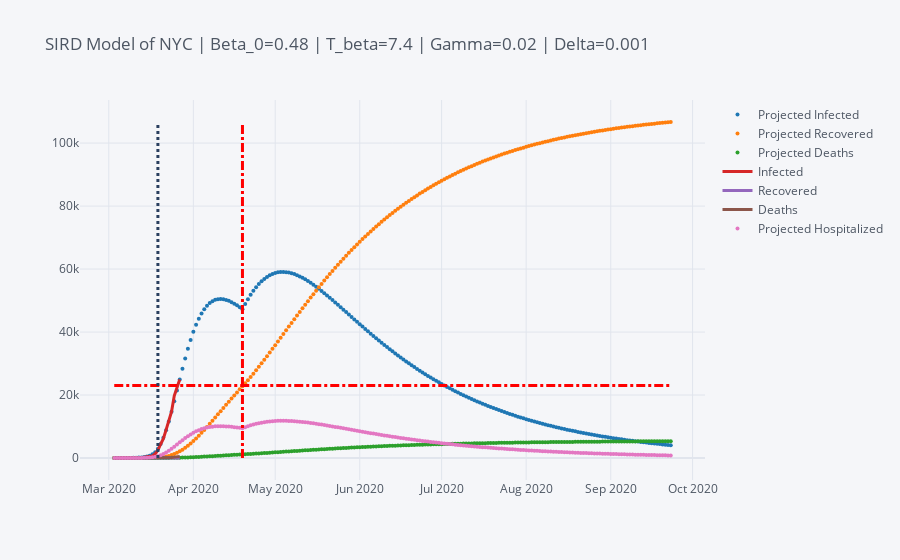
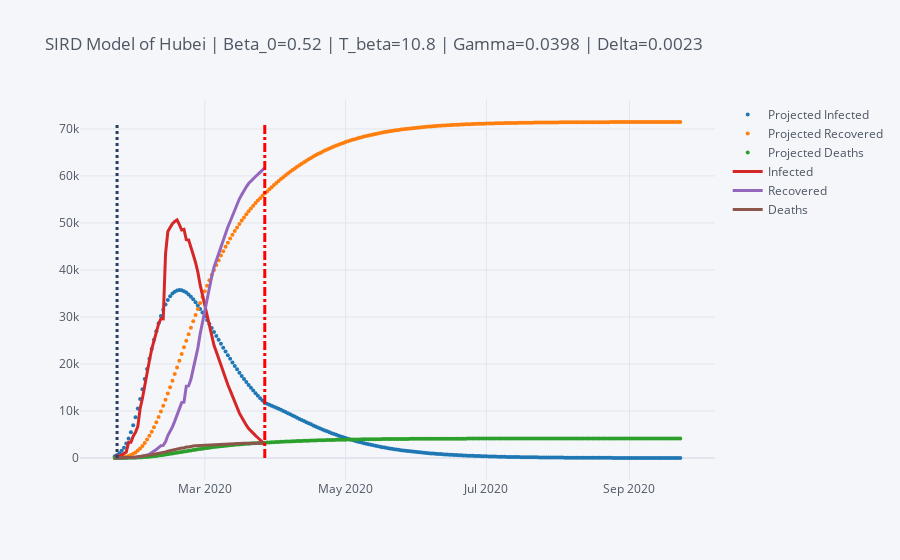
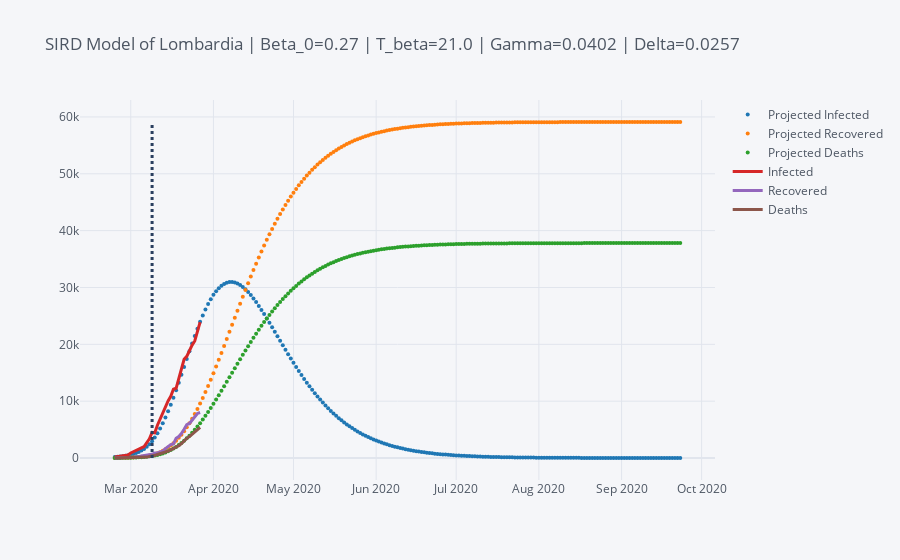

These figures' notebook cell, in order:
### Markdown cell above
## Ready to Start With SIRD Modeling!

With your clean data in hand you can start using the sird_reg() function as a jumping-off point for your SIRD parameter fitting and modeling!

### Code cell
#Setup boundary conditions for non-linear least-squared optimization (beta_0, t_beta, gamma, delta)
ls_bounds = ([0, 5, 0.02, 0.001], [1, 60, 1, 0.25]);
nyc_plot_data = None;
def sird_reg(locale_data, locale_pop, locale_name, t_lockdown = None, t_lift = None,
             hospital_beds = None, t_beta_override = None, 
             ls_bounds=ls_bounds, forecast_days: int = 5, show_ci: bool = False):
    """
    Performs non-linear least-squares fitting of SIRD parameters on a dataframe
    Attributes:
        locale_data: dataframe = df with columns ["Confirmed", "Recovered", "Deaths"] and date index 
        locale_pop: int = total population of the locale from which this dataframe is derived
        locale_name: str = name of locale (for tables and plots)
        t_lockdown: datetime, t_lift: datetime = datetime of when social-distancing begins and ends, None to ignore
        hospital_beds: int: number of hospital beds, if known
        t_beta_override = If set, will not attempt to fit t-beta using least squared, None to fit t_beta
        ls_bounds: ([int], [int]) =least-squared regression boundary condition for each parameter ([beta_0_lower, t_beta_lower...], [beta_0_upper, t_beta_upper...])
        forecast_days: int = number of days past input data to forecast values
        show_ci: bool = shows confidence intervals (TODO: not currently implemented)
    """
    locale_sird = locale_data.copy()
    #Start by converting total confirmed cases to SIRD variables
    locale_sird["Susceptible"] = locale_pop - locale_sird["Confirmed"]
    locale_sird["Infected"] = locale_sird["Confirmed"] - locale_sird["Recovered"] - locale_sird["Deaths"] #- locale_sird["Recovered"]
    locale_sird.drop("Confirmed", axis=1, inplace=True)
    locale_sird = locale_sird[["Susceptible", "Infected", "Recovered", "Deaths"]]
    #Fill NaNs with 0
    locale_sird.fillna(0, inplace=True)
    #Remove rows from prior to first recorded infection
    date_list = locale_sird.index[locale_sird["Infected"] > 1] #for plotting later
    locale_sird = locale_sird[locale_sird["Infected"] > 1]
    if(t_lockdown != None):
        t_lockdown = (t_lockdown - pd.to_datetime(date_list[0])).days
    if(t_lift != None):
        t_lift = (t_lift - pd.to_datetime(date_list[0])).days
    #Reset index to days since first recorded infection
    locale_sird.reset_index(drop=True, inplace=True)

    def sird_fn(timepoints, beta_0, t_beta, gamma, delta):
        """
        Define function which will be used for non-linear least-sq fitting 
        Attributes:
            timepoints = timepoints at which to calculate integral of ODE
            beta_0 = initial infxn coeff | t_beta=infxn coeff decay period 
            gamma = recovery coeff | delta = death coeff | x = timepoint
        Returns:
            Flattened integral of [S, I, R, D] at timepoints using initial values from locale_sird
            Must be reshaped below before plotting
        """
        def sird_ode(y_t, t):
            """
            Define system of ODEs to be integrated for SIRD model
            Attributes:
                y_t = y(t) = [S, I, R, D] 
                t = timepoint
            Returns:
                Derivative of y(t) at timepoint t = [dS(t)/dt, dI(t)/dt, dR(t)/dt, dD(t)/dt] 
            """
            
            #beta attenuates over the course of the outbreak
            beta = beta_0
            if t_lift != None and t > t_lift:
                beta = beta_0 * math.exp(-(t - (t_lockdown if t_lockdown else 0)) / (t_beta*2 if t_beta_override == None else t_beta_override*2))
            elif t_lockdown == None or t > t_lockdown:
                beta = beta_0 * math.exp(-(t - (t_lockdown if t_lockdown else 0)) / (t_beta if t_beta_override == None else t_beta_override))
            ds_dt = -beta * y_t[0] * y_t[1] / locale_pop #Susceptible
            dd_dt = delta * y_t[1] #Deaths
            dr_dt = gamma * y_t[1] #Recovered
            di_dt = -ds_dt - dd_dt - dr_dt #Infected
            return [ds_dt, di_dt, dr_dt, dd_dt]
        #Calculate the integral of the above ODE over the range of timepoints using first data point as initial value
        sird_int = odeint(sird_ode, locale_sird.values[0], timepoints)
        return sird_int.ravel()
    #Use non-linear least-squares optimization to fit parameters to known data
    param_est, param_cov = curve_fit(sird_fn, locale_sird.index.values, locale_sird.values.ravel(),
                                     method="trf", bounds=ls_bounds)
    #compute 1x StDev errors for params using diagonal of covariance matrix
    param_stdev = np.sqrt(np.diag(param_cov))
    #Predict SIRD using model, shape will be 1 x (4*# predicted)
    predicted_data = sird_fn(range(len(locale_sird.index) + forecast_days), *param_est)
    #Reshape into (# predicted, 4)
    predicted_data = predicted_data.reshape(len(locale_sird.index) + forecast_days, 4)
    #Rename columns properly
    predicted_data = pd.DataFrame(predicted_data, columns=["Susceptible", "Infected", "Recovered", "Deaths"])
    #Construct plot dataframe
    plot_data = predicted_data[["Infected", "Recovered", "Deaths"]]
    plot_data.columns = ["Projected Infected", "Projected Recovered", "Projected Deaths"]
    plot_data = plot_data.join(locale_sird[["Infected", "Recovered", "Deaths"]])
    if hospital_beds != None:
        plot_data["Projected Hospitalized"] = plot_data["Projected Infected"] * 0.2 #20% of infected estimated to require hospitalization
    #Convert index back from days since outbreak to dates
    plot_data.index = pd.date_range(date_list[0], pd.to_datetime(date_list[-1]) + timedelta(days=forecast_days)).to_pydatetime()
    #Change t_beta param_est/stdev if using override
    param_est[1] = param_est[1] if t_beta_override == None else t_beta_override
    param_stdev[1] = param_stdev[1] if t_beta_override == None else 0
    #Plot
    plot_modes = {col: ("markers" if "Projected" in col else "lines") for col in plot_data.columns}
    fig = plot_data.iplot(asFigure = True, mode=plot_modes, size=4, width=3, colorscale="plotly",
                          title="SIRD Model of %s | Beta_0=%s | T_beta=%s | Gamma=%s | Delta=%s" % (locale_name, param_est[0].round(2), param_est[1].round(1), param_est[2].round(4), param_est[3].round(4)))
    if hospital_beds != None:
        fig.add_shape(
            type="line",
            x0=plot_data.index[0],
            y0=hospital_beds,
            x1=plot_data.index[-1],
            y1=hospital_beds,
            line=dict(
                color="Red",
                width=3,
                dash="dashdot",
            ),
        )
    if t_lockdown != None:
        fig.add_shape(
            type="line",
            x0=plot_data.index[t_lockdown],
            y0=0,
            x1=plot_data.index[t_lockdown],
            y1=plot_data.max().max(),
            line=dict(
                color="Dark Blue",
                width=3,
                dash="dot",
            ),
        )
    if t_lift != None:
        fig.add_shape(
            type="line",
            x0=plot_data.index[t_lift],
            y0=0,
            x1=plot_data.index[t_lift],
            y1=plot_data.max().max(),
            line=dict(
                color="Red",
                width=3,
                dash="dashdot",
            ),
        )
    fig.show()
    return (param_est, param_stdev, plot_data)
#Collect output from each locales SIRD regression
sird_param_est = []
sird_param_stdev = []
sird_rmse = []
#Define the manual t_beta overrides. If None, will optimize this parameter instead.
#Override useful for early data when quarantine measures not yet or still in process.
t_beta_dict = {"Hubei": None, "NYC": None, "Lombardia": 21}
#Define the day from onset of outbreak at which lockdown goes into effect. If None, will ignore.
t_lockdown_dict = {"Hubei": "01-23-2020", "NYC": "03-19-2020", "Lombardia": "03-09-2020"}
#Define the day from onset of outbreak at which lockdown is lifted. If None, will ignore.
t_lift_dict = {"Hubei": "03-27-2020", "NYC": "04-19-2020", "Lombardia": None}
#Iterate over dictionary of locales and their clean dataframes (created above)
for (locale, locale_df) in locale_data.items(): 
    #Run regression and receive parameter estimates/stdevs
    res = sird_reg(locale_df, pop_counts[locale], locale, forecast_days=180, t_beta_override=t_beta_dict[locale],
                  t_lockdown = pd.to_datetime(t_lockdown_dict[locale]), t_lift = pd.to_datetime(t_lift_dict[locale]), 
                   hospital_beds = locale_hospital_bed_dict[locale])
    #Store parameter estimates and stdev for display later
    sird_param_est.append(res[0])
    sird_param_stdev.append(res[1])
    #Calculate root mean square error (RMSE) for each outcome variable prediction (SIRD)
    plot_data = res[2].dropna()
    if locale == "NYC":
        #save NYC plot data for use outside loop
        nyc_plot_data = plot_data
    infected_rmse = math.sqrt(np.sum((plot_data["Infected"]-plot_data["Projected Infected"]).pow(2))/len(plot_data.index))
    recovered_rmse = math.sqrt(np.sum((plot_data["Recovered"]-plot_data["Projected Recovered"]).pow(2))/len(plot_data.index))
    death_rmse = math.sqrt(np.sum((plot_data["Deaths"]-plot_data["Projected Deaths"]).pow(2))/len(plot_data.index))
    sird_rmse.append([infected_rmse, recovered_rmse, death_rmse])
print("SIRD Regression Parameter Estimates")
display(pd.DataFrame(sird_param_est, index=locale_data.keys(), columns=["Beta_0", "T_beta", "Gamma", "Delta"]))
sird_param_95ci = [zip(np.maximum([0, 0, 0, 0], x - 2*sird_param_stdev[i]).round(5), np.maximum([0, 0, 0, 0], x + 2*sird_param_stdev[i]).round(5)) for i,x in enumerate(sird_param_est)]
print("\n\nSIRD Regression Parameter 95% Confidence Intervals")
display(pd.DataFrame(sird_param_95ci, index=locale_data.keys(), columns=["Beta_0", "T_beta", "Gamma", "Delta"]))
print("\n\nSIRD Outcome RMSEs")
display(pd.DataFrame(sird_rmse, index=locale_data.keys(), columns=["Infected RMSE", "Recovered RMSE", "Deaths RMSE"]))

### Figure 1 — Plotly figure (JSON) as saved in the notebook; plotly's stock layout.template omitted (floating-point values rounded to 4 significant figures; data arrays with more than 128 entries replaced by an {"elided": "..."} marker saying what was removed)
{"data": [{"line": {"color": "rgba(31, 119, 180, 1.0)", "dash": "solid", "shape": "linear", "width": 3}, "marker": {"size": 4, "symbol": "circle"}, "mode": "markers", "name": "Projected Infected", "text": "", "type": "scatter", "x": {"elided": "205 str values"}, "y": {"elided": "205 float values"}}, {"line": {"color": "rgba(255, 127, 14, 1.0)", "dash": "solid", "shape": "linear", "width": 3}, "marker": {"size": 4, "symbol": "circle"}, "mode": "markers", "name": "Projected Recovered", "text": "", "type": "scatter", "x": {"elided": "205 str values"}, "y": {"elided": "205 float values"}}, {"line": {"color": "rgba(44, 160, 44, 1.0)", "dash": "solid", "shape": "linear", "width": 3}, "marker": {"size": 4, "symbol": "circle"}, "mode": "markers", "name": "Projected Deaths", "text": "", "type": "scatter", "x": {"elided": "205 str values"}, "y": {"elided": "205 float values"}}, {"line": {"color": "rgba(214, 39, 40, 1.0)", "dash": "solid", "shape": "linear", "width": 3}, "mode": "lines", "name": "Infected", "text": "", "type": "scatter", "x": {"elided": "205 str values"}, "y": {"elided": "205 mixed values"}}, {"line": {"color": "rgba(148, 103, 189, 1.0)", "dash": "solid", "shape": "linear", "width": 3}, "mode": "lines", "name": "Recovered", "text": "", "type": "scatter", "x": {"elided": "205 str values"}, "y": {"elided": "205 mixed values"}}, {"line": {"color": "rgba(140, 86, 75, 1.0)", "dash": "solid", "shape": "linear", "width": 3}, "mode": "lines", "name": "Deaths", "text": "", "type": "scatter", "x": {"elided": "205 str values"}, "y": {"elided": "205 mixed values"}}, {"line": {"color": "rgba(227, 119, 194, 1.0)", "dash": "solid", "shape": "linear", "width": 3}, "marker": {"size": 4, "symbol": "circle"}, "mode": "markers", "name": "Projected Hospitalized", "text": "", "type": "scatter", "x": {"elided": "205 str values"}, "y": {"elided": "205 float values"}}], "layout": {"legend": {"bgcolor": "#F5F6F9", "font": {"color": "#4D5663"}}, "paper_bgcolor": "#F5F6F9", "plot_bgcolor": "#F5F6F9", "shapes": [{"line": {"color": "Red", "dash": "dashdot", "width": 3}, "type": "line", "x0": "2020-03-03T00:00:00", "x1": "2020-09-23T00:00:00", "y0": 23000, "y1": 23000}, {"line": {"color": "Dark Blue", "dash": "dot", "width": 3}, "type": "line", "x0": "2020-03-19T00:00:00", "x1": "2020-03-19T00:00:00", "y0": 0, "y1": 106700.0}, {"line": {"color": "Red", "dash": "dashdot", "width": 3}, "type": "line", "x0": "2020-04-19T00:00:00", "x1": "2020-04-19T00:00:00", "y0": 0, "y1": 106700.0}], "title": {"font": {"color": "#4D5663"}, "text": "SIRD Model of NYC | Beta_0=0.48 | T_beta=7.4 | Gamma=0.02 | Delta=0.001"}, "xaxis": {"gridcolor": "#E1E5ED", "showgrid": true, "tickfont": {"color": "#4D5663"}, "title": {"font": {"color": "#4D5663"}, "text": ""}, "zerolinecolor": "#E1E5ED"}, "yaxis": {"gridcolor": "#E1E5ED", "showgrid": true, "tickfont": {"color": "#4D5663"}, "title": {"font": {"color": "#4D5663"}, "text": ""}, "zerolinecolor": "#E1E5ED"}}}

### Figure 2 — Plotly figure (JSON) as saved in the notebook; plotly's stock layout.template omitted (floating-point values rounded to 4 significant figures; data arrays with more than 128 entries replaced by an {"elided": "..."} marker saying what was removed)
{"data": [{"line": {"color": "rgba(31, 119, 180, 1.0)", "dash": "solid", "shape": "linear", "width": 3}, "marker": {"size": 4, "symbol": "circle"}, "mode": "markers", "name": "Projected Infected", "text": "", "type": "scatter", "x": {"elided": "246 str values"}, "y": {"elided": "246 float values"}}, {"line": {"color": "rgba(255, 127, 14, 1.0)", "dash": "solid", "shape": "linear", "width": 3}, "marker": {"size": 4, "symbol": "circle"}, "mode": "markers", "name": "Projected Recovered", "text": "", "type": "scatter", "x": {"elided": "246 str values"}, "y": {"elided": "246 float values"}}, {"line": {"color": "rgba(44, 160, 44, 1.0)", "dash": "solid", "shape": "linear", "width": 3}, "marker": {"size": 4, "symbol": "circle"}, "mode": "markers", "name": "Projected Deaths", "text": "", "type": "scatter", "x": {"elided": "246 str values"}, "y": {"elided": "246 float values"}}, {"line": {"color": "rgba(214, 39, 40, 1.0)", "dash": "solid", "shape": "linear", "width": 3}, "mode": "lines", "name": "Infected", "text": "", "type": "scatter", "x": {"elided": "246 str values"}, "y": {"elided": "246 mixed values"}}, {"line": {"color": "rgba(148, 103, 189, 1.0)", "dash": "solid", "shape": "linear", "width": 3}, "mode": "lines", "name": "Recovered", "text": "", "type": "scatter", "x": {"elided": "246 str values"}, "y": {"elided": "246 mixed values"}}, {"line": {"color": "rgba(140, 86, 75, 1.0)", "dash": "solid", "shape": "linear", "width": 3}, "mode": "lines", "name": "Deaths", "text": "", "type": "scatter", "x": {"elided": "246 str values"}, "y": {"elided": "246 mixed values"}}], "layout": {"legend": {"bgcolor": "#F5F6F9", "font": {"color": "#4D5663"}}, "paper_bgcolor": "#F5F6F9", "plot_bgcolor": "#F5F6F9", "shapes": [{"line": {"color": "Dark Blue", "dash": "dot", "width": 3}, "type": "line", "x0": "2020-01-23T00:00:00", "x1": "2020-01-23T00:00:00", "y0": 0, "y1": 71480.0}, {"line": {"color": "Red", "dash": "dashdot", "width": 3}, "type": "line", "x0": "2020-03-27T00:00:00", "x1": "2020-03-27T00:00:00", "y0": 0, "y1": 71480.0}], "title": {"font": {"color": "#4D5663"}, "text": "SIRD Model of Hubei | Beta_0=0.52 | T_beta=10.8 | Gamma=0.0398 | Delta=0.0023"}, "xaxis": {"gridcolor": "#E1E5ED", "showgrid": true, "tickfont": {"color": "#4D5663"}, "title": {"font": {"color": "#4D5663"}, "text": ""}, "zerolinecolor": "#E1E5ED"}, "yaxis": {"gridcolor": "#E1E5ED", "showgrid": true, "tickfont": {"color": "#4D5663"}, "title": {"font": {"color": "#4D5663"}, "text": ""}, "zerolinecolor": "#E1E5ED"}}}

### Figure 3 — Plotly figure (JSON) as saved in the notebook; plotly's stock layout.template omitted (floating-point values rounded to 4 significant figures; data arrays with more than 128 entries replaced by an {"elided": "..."} marker saying what was removed)
{"data": [{"line": {"color": "rgba(31, 119, 180, 1.0)", "dash": "solid", "shape": "linear", "width": 3}, "marker": {"size": 4, "symbol": "circle"}, "mode": "markers", "name": "Projected Infected", "text": "", "type": "scatter", "x": {"elided": "213 str values"}, "y": {"elided": "213 float values"}}, {"line": {"color": "rgba(255, 127, 14, 1.0)", "dash": "solid", "shape": "linear", "width": 3}, "marker": {"size": 4, "symbol": "circle"}, "mode": "markers", "name": "Projected Recovered", "text": "", "type": "scatter", "x": {"elided": "213 str values"}, "y": {"elided": "213 float values"}}, {"line": {"color": "rgba(44, 160, 44, 1.0)", "dash": "solid", "shape": "linear", "width": 3}, "marker": {"size": 4, "symbol": "circle"}, "mode": "markers", "name": "Projected Deaths", "text": "", "type": "scatter", "x": {"elided": "213 str values"}, "y": {"elided": "213 float values"}}, {"line": {"color": "rgba(214, 39, 40, 1.0)", "dash": "solid", "shape": "linear", "width": 3}, "mode": "lines", "name": "Infected", "text": "", "type": "scatter", "x": {"elided": "213 str values"}, "y": {"elided": "213 mixed values"}}, {"line": {"color": "rgba(148, 103, 189, 1.0)", "dash": "solid", "shape": "linear", "width": 3}, "mode": "lines", "name": "Recovered", "text": "", "type": "scatter", "x": {"elided": "213 str values"}, "y": {"elided": "213 mixed values"}}, {"line": {"color": "rgba(140, 86, 75, 1.0)", "dash": "solid", "shape": "linear", "width": 3}, "mode": "lines", "name": "Deaths", "text": "", "type": "scatter", "x": {"elided": "213 str values"}, "y": {"elided": "213 mixed values"}}], "layout": {"legend": {"bgcolor": "#F5F6F9", "font": {"color": "#4D5663"}}, "paper_bgcolor": "#F5F6F9", "plot_bgcolor": "#F5F6F9", "shapes": [{"line": {"color": "Dark Blue", "dash": "dot", "width": 3}, "type": "line", "x0": "2020-03-09T00:00:00", "x1": "2020-03-09T00:00:00", "y0": 0, "y1": 59110.0}], "title": {"font": {"color": "#4D5663"}, "text": "SIRD Model of Lombardia | Beta_0=0.27 | T_beta=21.0 | Gamma=0.0402 | Delta=0.0257"}, "xaxis": {"gridcolor": "#E1E5ED", "showgrid": true, "tickfont": {"color": "#4D5663"}, "title": {"font": {"color": "#4D5663"}, "text": ""}, "zerolinecolor": "#E1E5ED"}, "yaxis": {"gridcolor": "#E1E5ED", "showgrid": true, "tickfont": {"color": "#4D5663"}, "title": {"font": {"color": "#4D5663"}, "text": ""}, "zerolinecolor": "#E1E5ED"}}}
